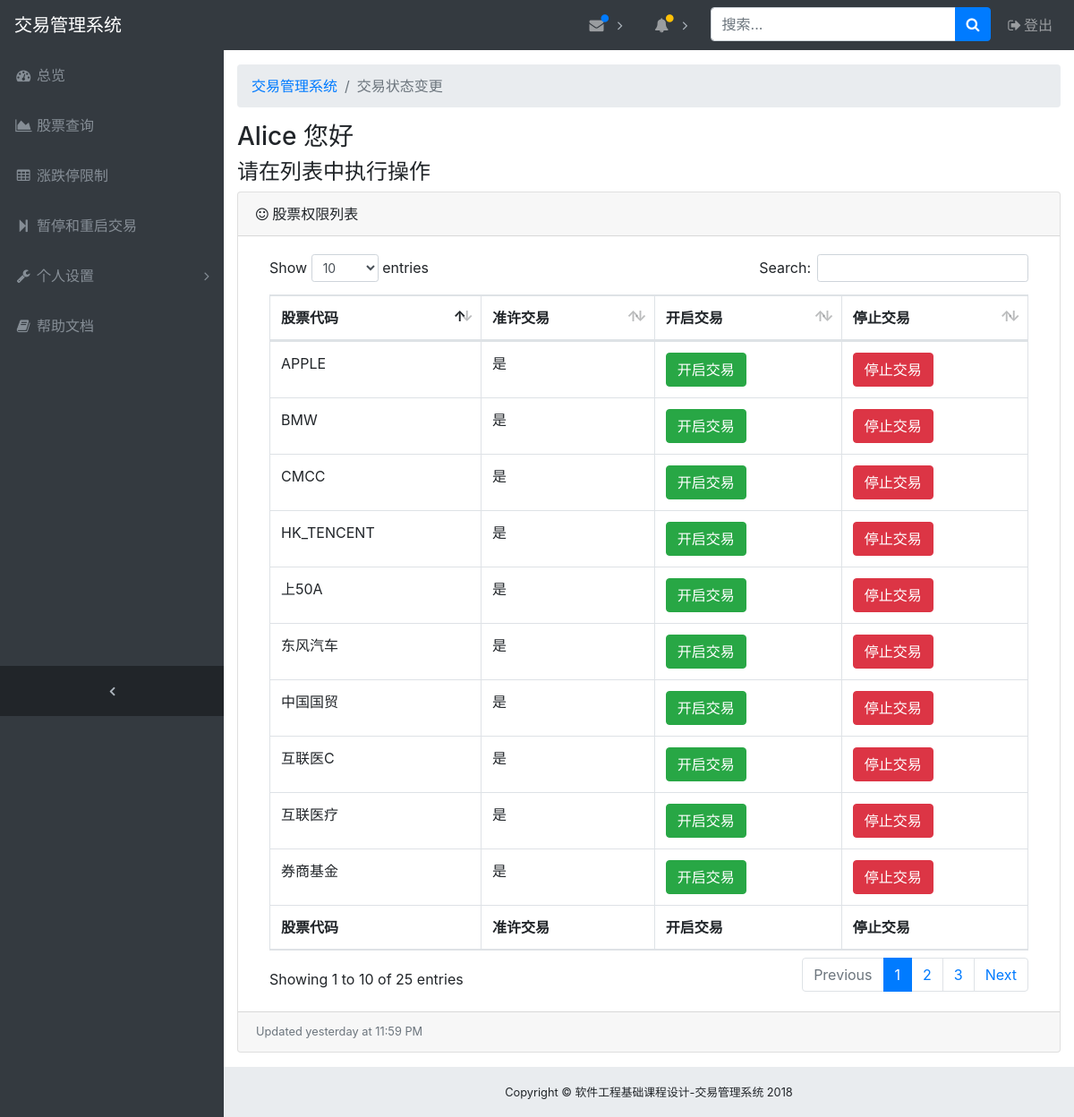
Page /trading (signed in) on the committed database.
### app/models.py (models this page shows, shortened)
class Admin ( db.Model ):
    __tablename__ = "admin"
    id = db.Column ( db.String ( 32 ), primary_key=True )
    password_hash = db.Column ( db.String ( 32 ) )
    is_root = db.Column ( db.Boolean, default=False )
    def get_id(self):
        return self.id
    @property
    def password(self):
        raise AttributeError ( "Password unaccessible" )

class Stock ( db.Model ):
    __tablename__ = "stock"
    stock_inner_id = db.Column ( db.Integer, primary_key=True, autoincrement=True )
    stock_name = db.Column ( db.String ( 40 ), index=True )
    is_trading = db.Column ( db.Boolean, default=True )
    up_confine = db.Column ( db.DECIMAL ( 7, 2 ), default=10 )
    down_confine = db.Column ( db.DECIMAL ( 7, 2 ), default=10 )
    dirty = db.Column ( db.Boolean, default=False )

### app/views.py (the view, shortened to what this page needs)
@app.route ( '/trading', methods=['GET', 'POST'] )
@login_required
def trading():
    stock_name = request.values.get ( 'stock_id', None )
    action = request.values.get ( 'action', None )
    user_id = current_user.get_id ()
    auth_list = Auth.query.filter_by ( admin_id=user_id )
    stock_list = []
    for auth in auth_list:
        stock_list.append ( Stock.query.filter_by ( stock_name=auth.stock_id ).first () )
    return render_template ( "trading.html", username=current_user.get_id (), stock_list=stock_list )

### app/views.py (called while the page is built)
@app.before_request
def before_request():
    g.user = current_user

@lm.user_loader
def load_user(id):
    return Admin.query.get ( id )

### app/templates/trading.html (shortened to what this page needs)
{% set current_page = "交易状态变更" %}
{% extends 'base.html' %}
{% block body %}
<div class="row clearfix">
    <div class="container">
        <h3>{{username}} 您好</h3>
        <h4>请在列表中执行操作</h4>
    </div>
</div>
<div class="card mb-3">
    <div class="card-header">
        <i class="fa fa-smile-o"></i> 股票权限列表
    </div>
    <div class="card-body">
        <div class="table-responsive">
            <table class="table table-bordered" id="dataTable" width="100%" cellspacing="0">
                <thead>
                <tr>
                    <th>股票代码</th>
                    <th>准许交易</th>
                    <th>开启交易</th>
                    <th>停止交易</th>
                </tr>
                </thead>
                <tfoot>
                <tr>
                    <th>股票代码</th>
                    <th>准许交易</th>
                    <th>开启交易</th>
                    <th>停止交易</th>
                </tr>
                </tfoot>
                <tbody>
                {% for row in stock_list %}
                <tr>
                    <td>{{ row.stock_name }}</td>
                    {% if row.is_trading %}
                    <td>是</td>
                    {% else %}
                    <td>否</td>
                    {% endif %}
                    <td>
                        <button type="button" class="btn btn-success"
                                onclick="changeTrading('/trading?action=start&stock_id={{ row.stock_name }}')">开启交易
                        </button>
                    </td>
                    <td>
                        <button type="button" class="btn btn-danger"
                                onclick="changeTrading('/trading?action=stop&stock_id={{ row.stock_name }}')">停止交易
                        </button>
                    </td>
                </tr>
                {% endfor %}
                </tbody>
            </table>
        </div>
    </div>
    <div class="card-footer small text-muted">Updated yesterday at 11:59 PM</div>
</div>
{% endblock%}

### app/static/css/sb-admin.css (style rules this page uses)
html { position: relative; min-height: 100%; }
body { overflow-x: hidden; }
body.sticky-footer { margin-bottom: 56px; }
body.fixed-nav { padding-top: 56px; }

### rows in the picture
Admin: id "Alice"
Stock: stock_name "互联医疗", is_trading "是"
Stock: stock_name "互联医C", is_trading "是"
Stock: stock_name "券商基金", is_trading "是"
Stock: stock_name "上50A", is_trading "是"
Stock: stock_name "APPLE", is_trading "是"
Stock: stock_name "HK_TENCENT", is_trading "是"
Stock: stock_name "CMCC", is_trading "是"
Stock: stock_name "BMW", is_trading "是"
Stock: stock_name "东风汽车", is_trading "是"
Stock: stock_name "中国国贸", is_trading "是"

### other values in the picture
{{ current_page }} "交易状态变更"
